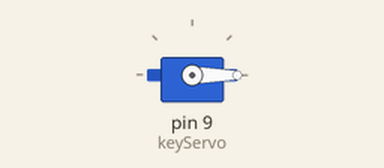
Bench run of a sketch on a simulated Arduino Uno, built with avr-gcc and run on an emulated ATmega328P. Shown: servo.

Above: at 1.55 s.
At 61.55 s:
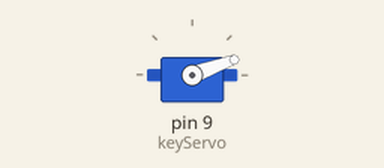
Timing chart, 0 to 79.8 s (numbered marks = the images above):
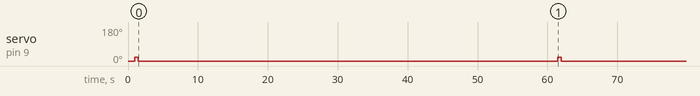

The sketch:

keyPresser.ino
```cpp
#include <Servo.h>

Servo keyServo;

unsigned long previousMillis = 0;
const unsigned long interval = 60000; // 1 minute = 60000 milliseconds
//const unsigned long interval = 240000; // 4 minutes = 240000 milliseconds
void setup() {
  keyServo.attach(9);  // Servo signal connected to D9
  keyServo.write(0);   // Start position (no press)

  // First press immediately at startup
  delay(1000);
  keyServo.write(20);   // Press
  delay(500);
  keyServo.write(0);    // Release

  previousMillis = millis();
}

void loop() {
  unsigned long currentMillis = millis();

  if (currentMillis - previousMillis >= interval) {
    previousMillis = currentMillis;

    // Press key
    keyServo.write(20);
    delay(500);
    keyServo.write(0);
  }
}
```

Measured:
- by itself, servo on pin 9 (keyServo): alternates 20° for 0.50 s and 0° for 59.7 s
